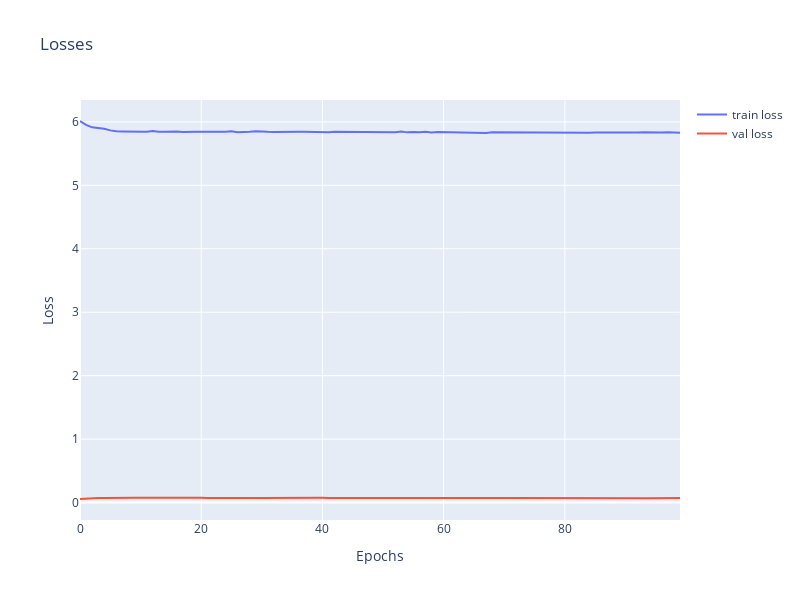

Notebook cell for this chart:
### Code cell
import plotly.graph_objs as go
import pandas as pd

fig = go.Figure()
df = pd.read_csv('binned_returns.csv')#returns['binned_returns']

fig.add_trace(go.Scatter(x=list(range(len(train_losses))), y=train_losses, name='train loss'))
fig.add_trace(go.Scatter(x=list(range(len(val_losses))), y=val_losses, name='val loss'))

fig.update_layout(title='Losses',
                  xaxis_title='Epochs',
                  yaxis_title='Loss',
                  width=800,
                  height=600)

fig.show()
print("best ep: ", torch.argmin(torch.tensor(val_losses))) # 49
# torch.save(transformer, f"saved/models/mse_loss_{epochs}_{NUM_ENCODER_LAYERS}_{FFN_HID_DIM}_{EMB_SIZE}")
# num encoder, ffn hid dim, emb size
